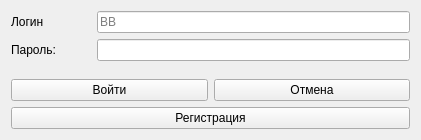
<?xml version="1.0" encoding="UTF-8"?>
<ui version="4.0">
 <class>Form</class>
 <widget class="QWidget" name="Form">
  <property name="geometry">
   <rect>
    <x>0</x>
    <y>0</y>
    <width>421</width>
    <height>140</height>
   </rect>
  </property>
  <property name="minimumSize">
   <size>
    <width>275</width>
    <height>140</height>
   </size>
  </property>
  <property name="maximumSize">
   <size>
    <width>470</width>
    <height>140</height>
   </size>
  </property>
  <property name="windowTitle">
   <string>Form</string>
  </property>
  <layout class="QVBoxLayout" name="verticalLayout_2">
   <item>
    <layout class="QFormLayout" name="formLayout">
     <item row="0" column="0">
      <widget class="QLabel" name="label">
       <property name="enabled">
        <bool>true</bool>
       </property>
       <property name="minimumSize">
        <size>
         <width>80</width>
         <height>0</height>
        </size>
       </property>
       <property name="text">
        <string>Логин</string>
       </property>
      </widget>
     </item>
     <item row="0" column="1">
      <widget class="QLineEdit" name="lineEdit_2">
       <property name="placeholderText">
        <string>ВВ</string>
       </property>
      </widget>
     </item>
     <item row="1" column="0">
      <widget class="QLabel" name="label_2">
       <property name="enabled">
        <bool>true</bool>
       </property>
       <property name="text">
        <string>Пароль:</string>
       </property>
      </widget>
     </item>
     <item row="1" column="1">
      <widget class="QLineEdit" name="lineEdit_3"/>
     </item>
    </layout>
   </item>
   <item>
    <layout class="QVBoxLayout" name="verticalLayout">
     <item>
      <layout class="QHBoxLayout" name="horizontalLayout">
       <item>
        <widget class="QPushButton" name="pushButton">
         <property name="text">
          <string>Войти</string>
         </property>
        </widget>
       </item>
       <item>
        <widget class="QPushButton" name="pushButton_2">
         <property name="text">
          <string>Отмена</string>
         </property>
        </widget>
       </item>
      </layout>
     </item>
     <item>
      <widget class="QPushButton" name="pushButton_3">
       <property name="text">
        <string>Регистрация</string>
       </property>
      </widget>
     </item>
    </layout>
   </item>
  </layout>
 </widget>
 <resources/>
 <connections/>
</ui>
